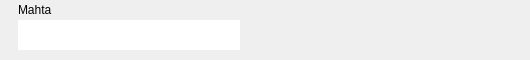
<?xml version="1.0" encoding="UTF-8"?>
<ui version="4.0">
 <class>msgBaseReceiver</class>
 <widget class="QDialog" name="msgBaseReceiver">
  <property name="geometry">
   <rect>
    <x>0</x>
    <y>0</y>
    <width>530</width>
    <height>60</height>
   </rect>
  </property>
  <property name="windowTitle">
   <string>Dialog</string>
  </property>
  <property name="styleSheet">
   <string notr="true"/>
  </property>
  <widget class="QLabel" name="Name">
   <property name="geometry">
    <rect>
     <x>18</x>
     <y>0</y>
     <width>63</width>
     <height>20</height>
    </rect>
   </property>
   <property name="styleSheet">
    <string notr="true">font: 9pt &quot;Source Code Pro&quot;;</string>
   </property>
   <property name="text">
    <string>Mahta</string>
   </property>
  </widget>
  <widget class="QTextBrowser" name="msg_index">
   <property name="geometry">
    <rect>
     <x>18</x>
     <y>20</y>
     <width>222</width>
     <height>30</height>
    </rect>
   </property>
   <property name="styleSheet">
    <string notr="true">border-radius:0px;
border-bottom-left-radius:15px;
border-top-left-radius:0px;
border-bottom-right-radius:0px;
font: 7pt &quot;MV Boli&quot;;
color: rgb(0, 0, 0);
</string>
   </property>
  </widget>
  <widget class="QLabel" name="Time_lbl">
   <property name="geometry">
    <rect>
     <x>238</x>
     <y>20</y>
     <width>31</width>
     <height>30</height>
    </rect>
   </property>
   <property name="styleSheet">
    <string notr="true">border-radius:0px;
font: 5pt &quot;Segoe UI&quot;;
border-top-right-radius:15px;
</string>
   </property>
   <property name="text">
    <string/>
   </property>
  </widget>
 </widget>
 <resources/>
 <connections/>
</ui>
